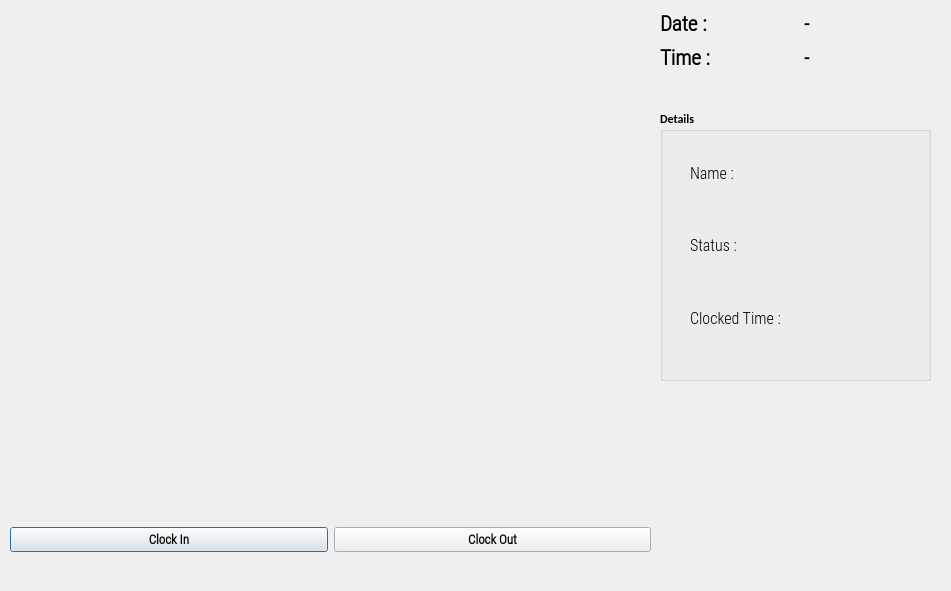
<?xml version="1.0" encoding="UTF-8"?>
<ui version="4.0">
 <class>OutputDialog</class>
 <widget class="QDialog" name="OutputDialog">
  <property name="geometry">
   <rect>
    <x>0</x>
    <y>0</y>
    <width>951</width>
    <height>591</height>
   </rect>
  </property>
  <property name="minimumSize">
   <size>
    <width>0</width>
    <height>0</height>
   </size>
  </property>
  <property name="maximumSize">
   <size>
    <width>1280</width>
    <height>720</height>
   </size>
  </property>
  <property name="font">
   <font>
    <family>Calibri</family>
    <weight>75</weight>
    <bold>true</bold>
   </font>
  </property>
  <property name="windowTitle">
   <string>Face Recognition based Attendance App</string>
  </property>
  <property name="windowIcon">
   <iconset resource="resource.qrc">
    <normaloff>:/nita/nita.png</normaloff>:/nita/nita.png</iconset>
  </property>
  <widget class="QLabel" name="imgLabel">
   <property name="geometry">
    <rect>
     <x>10</x>
     <y>10</y>
     <width>640</width>
     <height>480</height>
    </rect>
   </property>
   <property name="minimumSize">
    <size>
     <width>4</width>
     <height>0</height>
    </size>
   </property>
   <property name="maximumSize">
    <size>
     <width>640</width>
     <height>480</height>
    </size>
   </property>
   <property name="text">
    <string/>
   </property>
  </widget>
  <widget class="QWidget" name="horizontalLayoutWidget">
   <property name="geometry">
    <rect>
     <x>10</x>
     <y>500</y>
     <width>641</width>
     <height>80</height>
    </rect>
   </property>
   <layout class="QHBoxLayout" name="horizontalLayout">
    <item>
     <widget class="QPushButton" name="ClockInButton">
      <property name="font">
       <font>
        <family>Roboto Condensed Light</family>
        <pointsize>10</pointsize>
        <weight>75</weight>
        <bold>true</bold>
       </font>
      </property>
      <property name="text">
       <string>Clock In</string>
      </property>
      <property name="checkable">
       <bool>true</bool>
      </property>
     </widget>
    </item>
    <item>
     <widget class="QPushButton" name="ClockOutButton">
      <property name="font">
       <font>
        <family>Roboto Condensed Light</family>
        <pointsize>10</pointsize>
        <weight>75</weight>
        <bold>true</bold>
       </font>
      </property>
      <property name="text">
       <string>Clock Out</string>
      </property>
      <property name="checkable">
       <bool>true</bool>
      </property>
     </widget>
    </item>
   </layout>
  </widget>
  <widget class="QWidget" name="gridLayoutWidget">
   <property name="geometry">
    <rect>
     <x>660</x>
     <y>10</y>
     <width>281</width>
     <height>61</height>
    </rect>
   </property>
   <layout class="QGridLayout" name="gridLayout_2">
    <item row="0" column="0">
     <widget class="QLabel" name="label">
      <property name="font">
       <font>
        <family>Roboto Condensed Light</family>
        <pointsize>16</pointsize>
        <weight>75</weight>
        <bold>true</bold>
       </font>
      </property>
      <property name="text">
       <string>Date :</string>
      </property>
     </widget>
    </item>
    <item row="0" column="1">
     <widget class="QLabel" name="Date_Label">
      <property name="font">
       <font>
        <family>Roboto Condensed Light</family>
        <pointsize>15</pointsize>
        <weight>75</weight>
        <bold>true</bold>
       </font>
      </property>
      <property name="text">
       <string>-</string>
      </property>
     </widget>
    </item>
    <item row="1" column="0">
     <widget class="QLabel" name="label_2">
      <property name="font">
       <font>
        <family>Roboto Condensed Light</family>
        <pointsize>16</pointsize>
        <weight>75</weight>
        <bold>true</bold>
       </font>
      </property>
      <property name="text">
       <string>Time :</string>
      </property>
     </widget>
    </item>
    <item row="1" column="1">
     <widget class="QLabel" name="Time_Label">
      <property name="font">
       <font>
        <family>Roboto Condensed Light</family>
        <pointsize>15</pointsize>
        <weight>75</weight>
        <bold>true</bold>
       </font>
      </property>
      <property name="text">
       <string>-</string>
      </property>
     </widget>
    </item>
   </layout>
  </widget>
  <widget class="QGroupBox" name="groupBox">
   <property name="geometry">
    <rect>
     <x>660</x>
     <y>110</y>
     <width>271</width>
     <height>271</height>
    </rect>
   </property>
   <property name="title">
    <string>Details</string>
   </property>
   <widget class="QWidget" name="verticalLayoutWidget">
    <property name="geometry">
     <rect>
      <x>30</x>
      <y>30</y>
      <width>97</width>
      <height>211</height>
     </rect>
    </property>
    <layout class="QVBoxLayout" name="verticalLayout">
     <item>
      <widget class="QLabel" name="label_3">
       <property name="font">
        <font>
         <family>Roboto Condensed Light</family>
         <pointsize>12</pointsize>
         <weight>50</weight>
         <bold>false</bold>
        </font>
       </property>
       <property name="text">
        <string>Name : </string>
       </property>
      </widget>
     </item>
     <item>
      <widget class="QLabel" name="label_4">
       <property name="font">
        <font>
         <family>Roboto Condensed Light</family>
         <pointsize>12</pointsize>
         <weight>50</weight>
         <bold>false</bold>
        </font>
       </property>
       <property name="text">
        <string>Status :</string>
       </property>
      </widget>
     </item>
     <item>
      <widget class="QLabel" name="label_5">
       <property name="font">
        <font>
         <family>Roboto Condensed Light</family>
         <pointsize>12</pointsize>
         <weight>50</weight>
         <bold>false</bold>
        </font>
       </property>
       <property name="text">
        <string>Clocked Time : </string>
       </property>
      </widget>
     </item>
    </layout>
   </widget>
   <widget class="QWidget" name="verticalLayoutWidget_2">
    <property name="geometry">
     <rect>
      <x>120</x>
      <y>30</y>
      <width>131</width>
      <height>211</height>
     </rect>
    </property>
    <layout class="QVBoxLayout" name="verticalLayout_2">
     <item>
      <widget class="QLabel" name="NameLabel">
       <property name="font">
        <font>
         <family>Roboto Condensed Light</family>
         <pointsize>12</pointsize>
         <weight>50</weight>
         <bold>false</bold>
        </font>
       </property>
       <property name="text">
        <string/>
       </property>
      </widget>
     </item>
     <item>
      <widget class="QLabel" name="StatusLabel">
       <property name="font">
        <font>
         <family>Roboto Condensed Light</family>
         <pointsize>12</pointsize>
         <weight>50</weight>
         <bold>false</bold>
        </font>
       </property>
       <property name="text">
        <string/>
       </property>
      </widget>
     </item>
     <item>
      <layout class="QHBoxLayout" name="horizontalLayout_2">
       <item>
        <widget class="QLabel" name="HoursLabel">
         <property name="font">
          <font>
           <family>Roboto Condensed Light</family>
           <pointsize>12</pointsize>
           <weight>50</weight>
           <bold>false</bold>
          </font>
         </property>
         <property name="text">
          <string/>
         </property>
        </widget>
       </item>
       <item>
        <widget class="QLabel" name="MinLabel">
         <property name="font">
          <font>
           <family>Roboto Condensed Light</family>
           <pointsize>12</pointsize>
           <weight>50</weight>
           <bold>false</bold>
          </font>
         </property>
         <property name="text">
          <string/>
         </property>
        </widget>
       </item>
      </layout>
     </item>
    </layout>
   </widget>
  </widget>
 </widget>
 <resources>
  <include location="resource.qrc"/>
 </resources>
 <connections/>
</ui>
